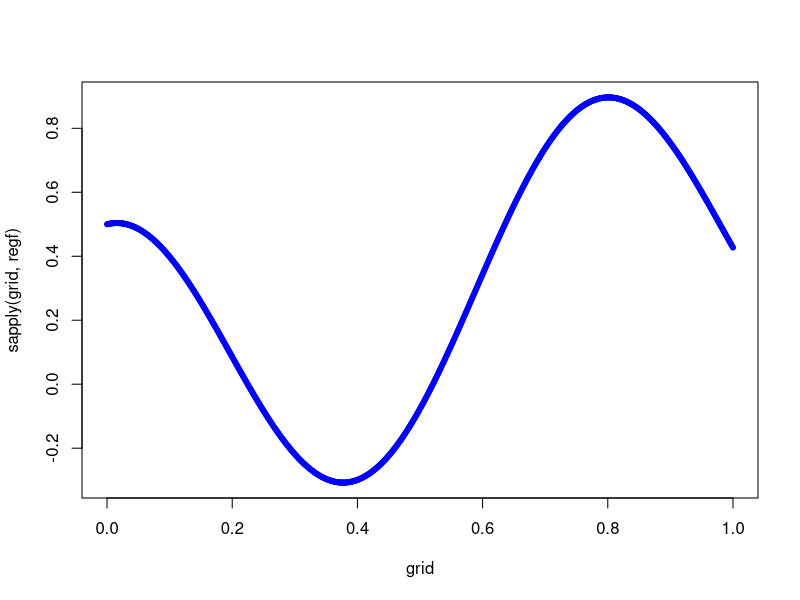
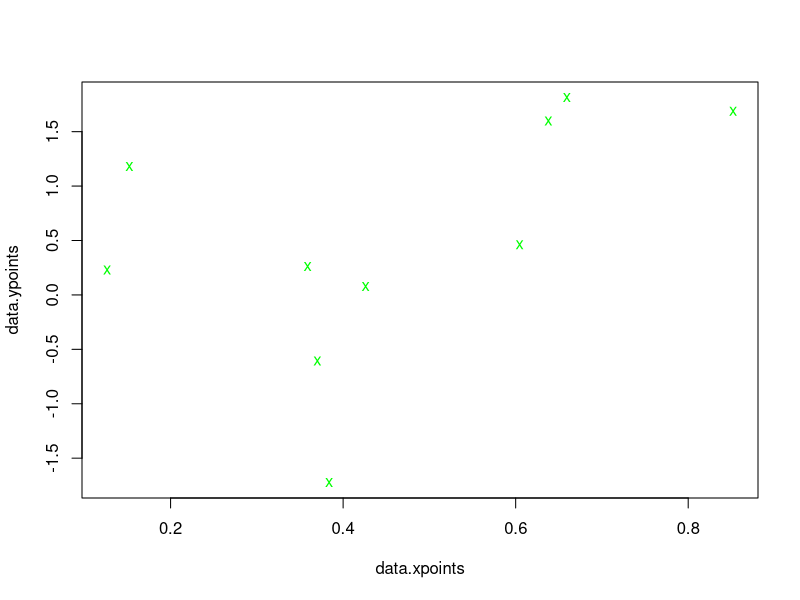
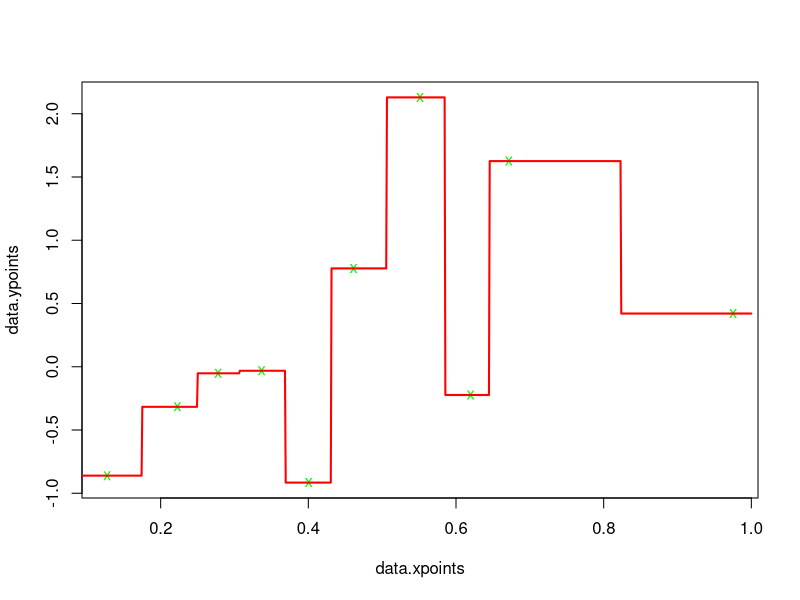
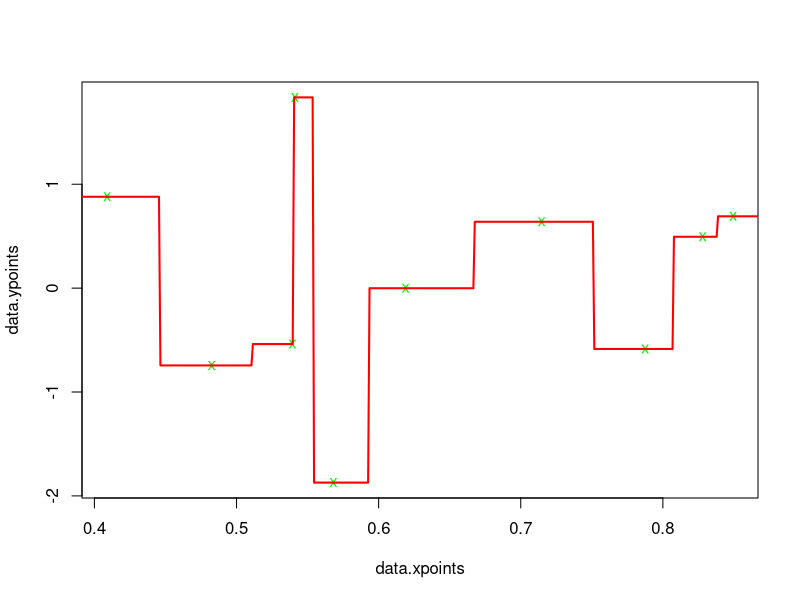
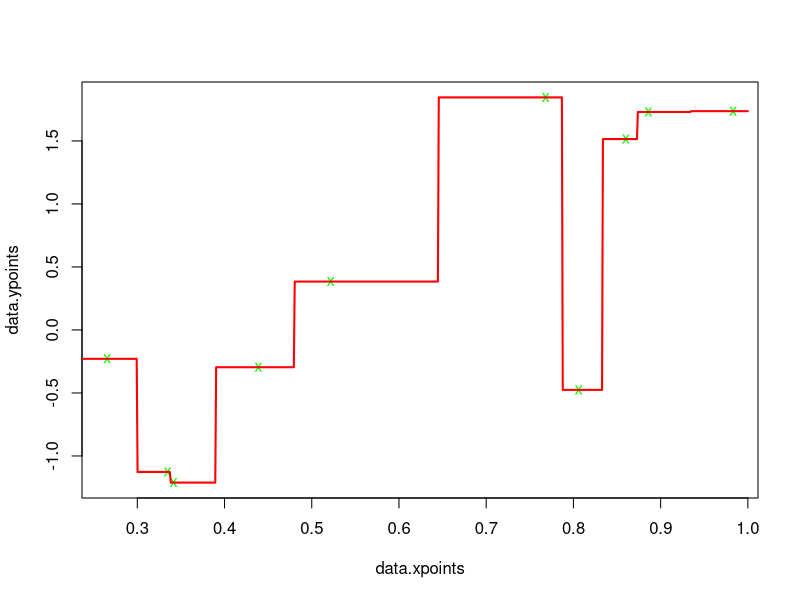
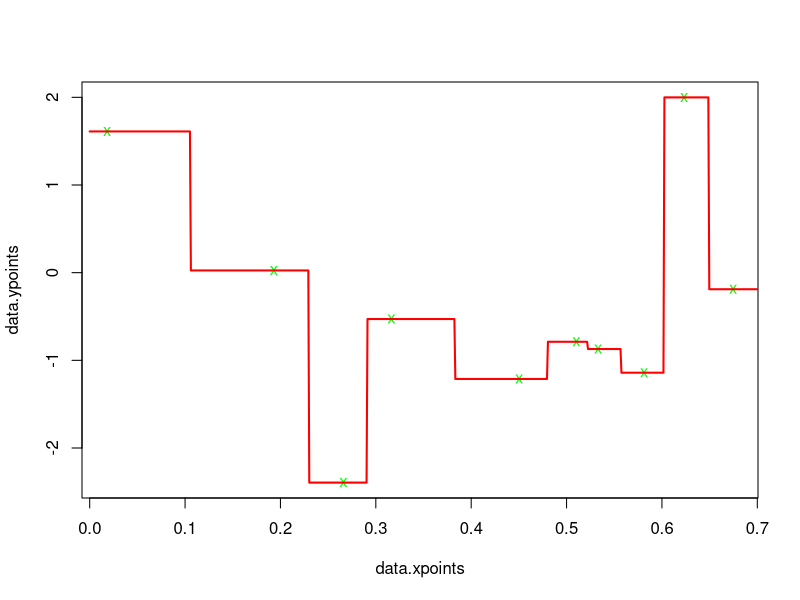
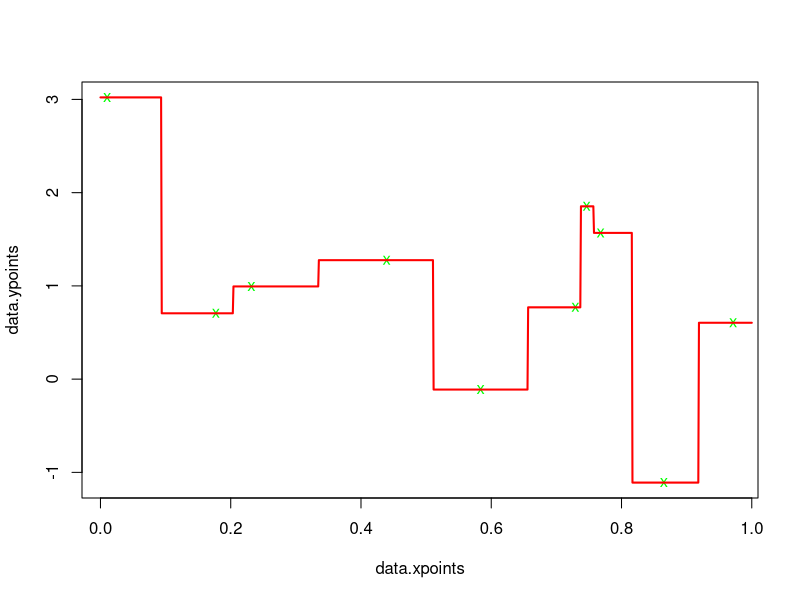
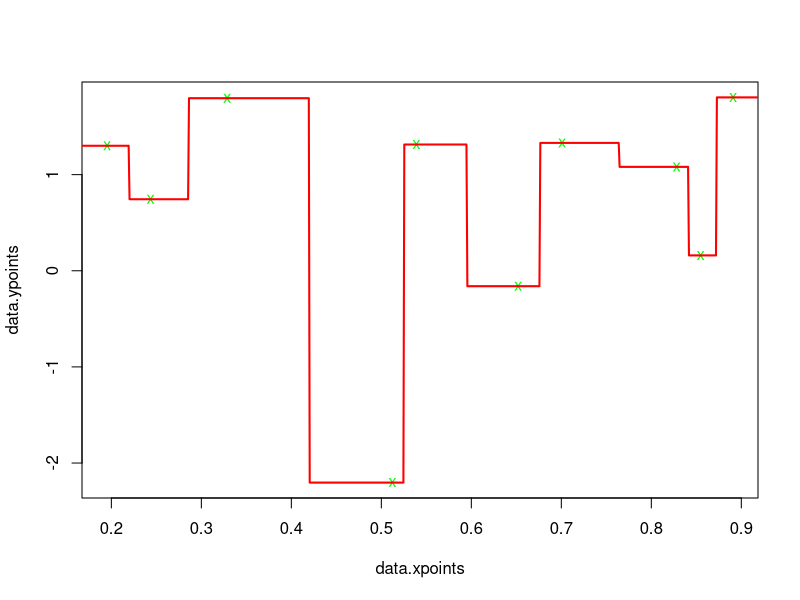

Source code (R) for these figures, in order:
##############################################################################################
## Regression Examples            Stat 154 Spring 2014        Derek Bean     ##
####################################################################################


##Sparse data
regf <- function(x) 0.5*cos(8*x) + 0.5*x

grid <- seq(0, 1, length.out = 1000)

plot(grid, sapply(grid, regf), pch = 20, col = "blue")

l2dist <- function(x) sum(x^2)

##Some useful code to do nearest neighbors regression. No built in warning for k > n.
knearest <- function(x, datax, datay, k)
{
    neighbor.indices = sort(sapply(datax - x, l2dist), index.return = TRUE)
    k.nearest = neighbor.indices$ix[1:k]
    mean(datay[k.nearest])
}

n = 10

#One run of the simulation
data.xpoints = runif(n, 0, 1)
data.ypoints = sapply(data.xpoints, regf) + rnorm(n)

plot(data.xpoints, data.ypoints, pch = '')
points(data.xpoints, data.ypoints, pch = 'x', col = "green")


#Get a visual sense of the variability of 1-nearest neighbors

for (i in 1:50)
{
    data.xpoints
    data.xpoints = runif(n, 0, 1)
    data.ypoints = sapply(data.xpoints, regf) + rnorm(n)
    
    plot(data.xpoints, data.ypoints, pch = '')
    points(data.xpoints, data.ypoints, pch = 'x', col = "green")
    lines(grid, sapply(grid, knearest, datax = data.xpoints, datay = data.ypoints, k = 1), col = "red", lwd = 2)

}


#Variability of n-nearest neighbors (very stable)

for(i in 1:50)
{
    data.xpoints = runif(n, 0, 1)
    data.ypoints = sapply(data.xpoints, regf) + rnorm(n)
    
    plot(data.xpoints, data.ypoints, pch = '')
    points(data.xpoints, data.ypoints, pch = 'x', col = "green")
    #lines(grid, sapply(grid, regf), lwd = 2, col = "blue")
    abline(h = mean(data.ypoints), col = "red")
}

#Variability of least squares regression line (somewhat stable)
for(i in 1:50)
{
    data.xpoints = runif(n, 0, 1)
    data.ypoints = sapply(data.xpoints, regf) + rnorm(n)
    
    lin.reg = lm(data.ypoints~data.xpoints)
    
    plot(data.xpoints, data.ypoints, pch = '')
    points(data.xpoints, data.ypoints, pch = 'x', col = "green")
    #lines(grid, sapply(grid, regf), lwd = 2, col = "blue")
    abline(lin.reg, col = "red")
}

#variability of least squares quadratic fit
for(i in 1:50)
{
    data.xpoints = runif(n, 0, 1)
    data.ypoints = sapply(data.xpoints, regf) + rnorm(n)
    
    data.sq.xpoints = data.xpoints^2
    quad.reg = lm(data.ypoints~data.xpoints + data.sq.xpoints)
    
    plot(data.xpoints, data.ypoints, pch = '')
    points(data.xpoints, data.ypoints, pch = 'x', col = "green")
    lines(grid, predict(quad.reg, newdata = list(data.xpoints = grid, data.sq.xpoints = grid^2)), lwd = 2, col = "red")
}

#Choose a test point for predictive estimation

testpoint.x = runif(1, 0, 1)
estimates.fx = c()
eps = 0.1

#data.xpoints = seq(from = (1/n), to = 1, length.out = n) Fixed vs. random points.


knearestsims <- matrix(0, nrow = 1000, ncol = length(grid))
for(i in 1:1000)
{
    data.xpoints = runif(n, 0, 1)
    data.ypoints = sapply(data.xpoints, regf) + rnorm(n)
    knearestsims[i,] = sapply(grid, knearest, datax = data.xpoints, datay = data.ypoints, k = 1)
    estimates.fx[i] = knearest(testpoint.x, data.xpoints, data.ypoints, 1)
}

#Plot the average of the 1-nearest neighbor functions to get a sense of the bias. Very low.
plot(grid, sapply(grid, regf), pch= '')
lines(grid, sapply(grid, regf), lwd = 2, col = "blue")
lines(grid, colMeans(knearestsims), lwd = 2, col = "red")
points(testpoint.x, regf(testpoint.x), pch = 'x', col = "green")

#Compute statistics on the residuals for our estimates of the function at the test point. Bias and variance both play a role.
knearest.resid.x = estimates.fx - regf(testpoint.x)
mean(knearest.resid.x^2)
mean(abs(knearest.resid.x) > eps)
#hist(knearest.resid.x)

meansims <- c()
for(i in 1:1000)
{
    data.xpoints = runif(n, 0, 1)
    data.ypoints = sapply(data.xpoints, regf) + rnorm(n)
    meansims[i] = mean(data.ypoints)
}

#the simple mean is highly biased for an oscillating function
plot(grid, sapply(grid, regf), pch= '')
lines(grid, sapply(grid, regf), lwd = 2, col = "blue")
abline(h = mean(meansims), col = "green")
points(testpoint.x, regf(testpoint.x), pch = 'x', col = "green")


mean.resid.x = meansims - regf(testpoint.x)
mean(mean.resid.x^2)
mean(abs(mean.resid.x) > eps)
hist(mean.resid.x)

#line is biased but does pick up linear trend in the function. So it can knock out linear bias, but not any bias coming from higher order terms of underlying function.
linregsims <- matrix(0, nrow = 1000, ncol = length(grid))
linestimates.fx <- c()
for (i in 1:1000)
{
    data.xpoints = runif(n, 0, 1)
    data.ypoints = sapply(data.xpoints, regf) + rnorm(n)
    lin.mod = lm(data.ypoints~data.xpoints)
    linregsims[i,] = predict(lin.mod, newdata = list(data.xpoints = grid))
    linestimates.fx[i] = predict(lin.mod, newdata = list(data.xpoints = testpoint.x))
}

plot(grid, sapply(grid, regf), pch= '')
lines(grid, sapply(grid, regf), lwd = 2, col = "blue")
lines(grid, colMeans(linregsims), lwd = 2, col = "red")
points(testpoint.x, regf(testpoint.x), pch = 'x', col = "green")


lin.resid.x = linestimates.fx - regf(testpoint.x)
mean(lin.resid.x^2)
mean(abs(lin.resid.x) > eps)
#hist(lin.resid.x)


quadregsims <- matrix(0, nrow = 1000, ncol = length(grid))
quadestimates.fx <- c()
for (i in 1:1000)
{
    data.xpoints = runif(n, 0, 1)
    data.sq.xpoints = data.xpoints^2
    data.ypoints = sapply(data.xpoints, regf) + rnorm(n)
    quad.mod = lm(data.ypoints~data.xpoints + data.sq.xpoints)
    quadregsims[i,] = predict(quad.mod, newdata = list(data.xpoints = grid, data.sq.xpoints = grid^2))
    quadestimates.fx[i] = predict(lin.mod, newdata = list(data.xpoints = testpoint.x, data.sq.xpoints = testpoint.x^2))
}

#Quadratic least squares less bias - can pick up quadratic terms.
plot(grid, sapply(grid, regf), pch= '')
lines(grid, sapply(grid, regf), lwd = 2, col = "blue")
lines(grid, colMeans(quadregsims), lwd = 2, col = "red")
points(testpoint.x, regf(testpoint.x), pch = 'x', col = "green")


quad.resid.x = quadestimates.fx - regf(testpoint.x)
mean(quad.resid.x^2)
mean(abs(quad.resid.x) > eps)
#hist(quad.resid.x)


####Try:
n = 100

n = 1000

#Different values of K for k nearest neighbors

#Higher order polynomials





